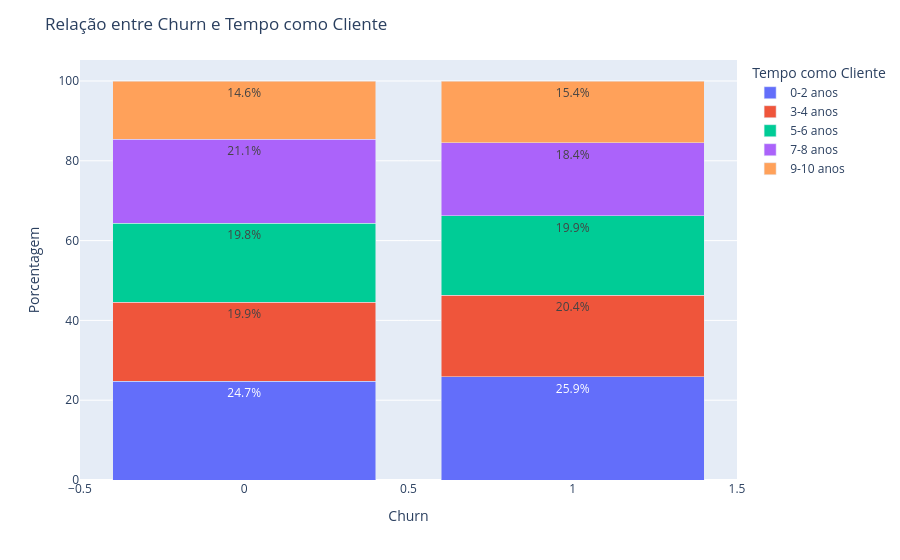

Notebook code for this chart:
### Code cell
bins = [-1, 2, 4, 6, 8, 10]
labels = ['0-2 anos', '3-4 anos', '5-6 anos', '7-8 anos', '9-10 anos']
df['Tenure_Bins'] = pd.cut(df['Tenure'], bins=bins, labels=labels)

df_grouped = df.groupby(['Exited', 'Tenure_Bins']).size().reset_index(name='count')
sexo_por_churn = df_grouped.groupby('Exited')['count'].transform('sum')
df_grouped['percent'] = (df_grouped['count'] / sexo_por_churn) * 100

# Cria gráfico de barras empilhadas
fig = px.bar(df_grouped, x='Exited', y='percent',
             color='Tenure_Bins',
             barmode='stack',
             text=df_grouped['percent'].map(lambda v: f'{v:.1f}%'),
             labels={'Exited': 'Churn', 'percent': 'Porcentagem', 'Tenure_Bins': 'Tempo como Cliente'})

fig.update_layout(title='Relação entre Churn e Tempo como Cliente',
                  yaxis_title='Porcentagem',
                  legend_title='Tempo como Cliente')
fig.show()

### Figure 1 — Plotly figure (JSON) as saved in the notebook; plotly's stock layout.template omitted (floating-point values rounded to 4 significant figures)
{"data": [{"hovertemplate": "Tempo como Cliente=0-2 anos<br>Churn=%{x}<br>Porcentagem=%{y}<br>text=%{text}<extra></extra>", "legendgroup": "0-2 anos", "marker": {"color": "#636efa", "pattern": {"shape": ""}}, "name": "0-2 anos", "orientation": "v", "showlegend": true, "text": ["24.7%", "25.9%"], "textposition": "auto", "x": [0, 1], "xaxis": "x", "y": [24.71, 25.92], "yaxis": "y", "type": "bar"}, {"hovertemplate": "Tempo como Cliente=3-4 anos<br>Churn=%{x}<br>Porcentagem=%{y}<br>text=%{text}<extra></extra>", "legendgroup": "3-4 anos", "marker": {"color": "#EF553B", "pattern": {"shape": ""}}, "name": "3-4 anos", "orientation": "v", "showlegend": true, "text": ["19.9%", "20.4%"], "textposition": "auto", "x": [0, 1], "xaxis": "x", "y": [19.87, 20.42], "yaxis": "y", "type": "bar"}, {"hovertemplate": "Tempo como Cliente=5-6 anos<br>Churn=%{x}<br>Porcentagem=%{y}<br>text=%{text}<extra></extra>", "legendgroup": "5-6 anos", "marker": {"color": "#00cc96", "pattern": {"shape": ""}}, "name": "5-6 anos", "orientation": "v", "showlegend": true, "text": ["19.8%", "19.9%"], "textposition": "auto", "x": [0, 1], "xaxis": "x", "y": [19.77, 19.88], "yaxis": "y", "type": "bar"}, {"hovertemplate": "Tempo como Cliente=7-8 anos<br>Churn=%{x}<br>Porcentagem=%{y}<br>text=%{text}<extra></extra>", "legendgroup": "7-8 anos", "marker": {"color": "#ab63fa", "pattern": {"shape": ""}}, "name": "7-8 anos", "orientation": "v", "showlegend": true, "text": ["21.1%", "18.4%"], "textposition": "auto", "x": [0, 1], "xaxis": "x", "y": [21.09, 18.36], "yaxis": "y", "type": "bar"}, {"hovertemplate": "Tempo como Cliente=9-10 anos<br>Churn=%{x}<br>Porcentagem=%{y}<br>text=%{text}<extra></extra>", "legendgroup": "9-10 anos", "marker": {"color": "#FFA15A", "pattern": {"shape": ""}}, "name": "9-10 anos", "orientation": "v", "showlegend": true, "text": ["14.6%", "15.4%"], "textposition": "auto", "x": [0, 1], "xaxis": "x", "y": [14.57, 15.41], "yaxis": "y", "type": "bar"}], "layout": {"xaxis": {"anchor": "y", "domain": [0.0, 1.0], "title": {"text": "Churn"}}, "yaxis": {"anchor": "x", "domain": [0.0, 1.0], "title": {"text": "Porcentagem"}}, "legend": {"title": {"text": "Tempo como Cliente"}, "tracegroupgap": 0}, "margin": {"t": 60}, "barmode": "stack", "title": {"text": "Relação entre Churn e Tempo como Cliente"}}}
